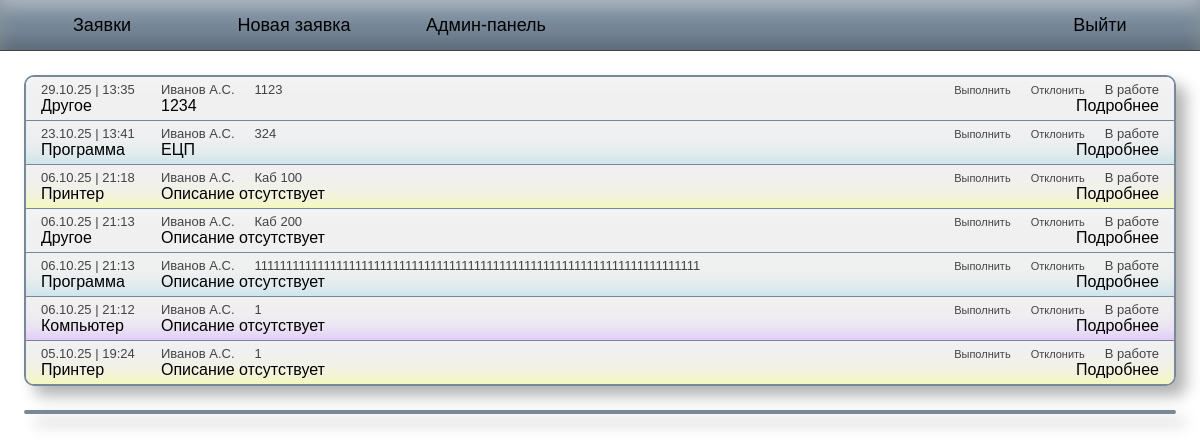
The app's page /board (signed in), older data.
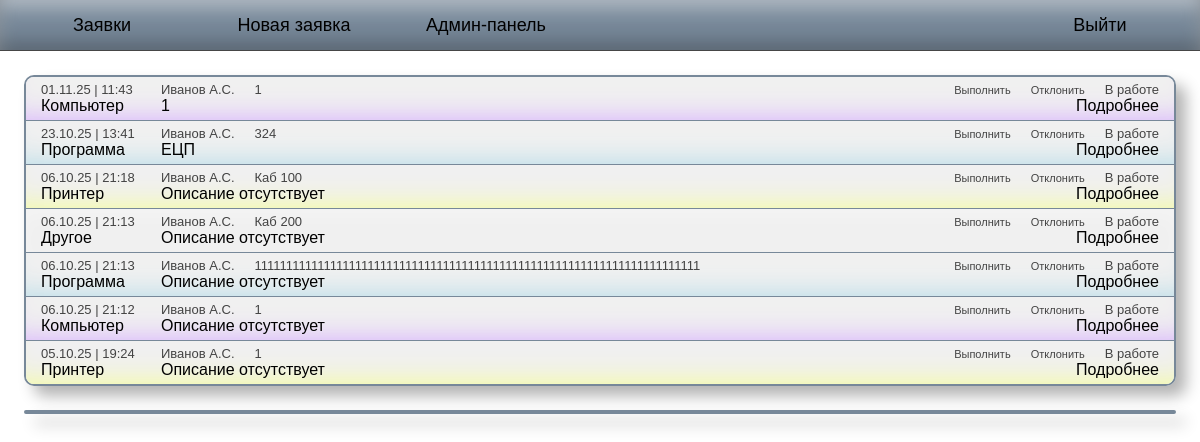
The same page, newer data.
### main/models.py (models this page shows, shortened)
class Request(models.Model):
    request_types = [
        ('PRINTER', 'Принтер'),
        ('SOFTWARE', 'Программа'),
        ('HARDWARE', 'Компьютер'),
        ('ETC', 'Другое'),
    ]
    status_choices = [
        ('WORKING', 'В работе'),
        ('COMPLETED', 'Выполнено'),
        ('REJECTED', 'Отклонено'),
    ]
    request_text = models.CharField(max_length=2048, null=True, blank=True,
                                    default='Описание отсутствует')
    place = models.CharField(max_length=128, null=False)
    request_date = models.DateTimeField(null=False)
    sender = models.ForeignKey(Worker, on_delete=models.CASCADE)
    category = models.CharField(choices=request_types)
    status = models.CharField(choices=status_choices, default='WORKING')

class Worker(models.Model):
    worker_roles = [
        ('admin', 'Администратор'),
        ('worker', 'Сотрудник'),
    ]
    user = models.OneToOneField(User, on_delete=models.CASCADE)
    role = models.CharField(choices=worker_roles, default='worker')
    full_name = models.CharField(max_length=255, null=False)

### main/views.py (the view)
# urls.py: path('board', board_view, name='board'),
@login_required(login_url='login')
def board_view(request):
    worker = Worker.objects.get(user=request.user)
    if worker.role == 'admin':
        requests = Request.objects.filter(status='WORKING')
    else:
        requests = Request.objects.filter(sender=worker, status='WORKING')
    requests = requests.order_by('-request_date')
    return render(request, 'requests.html', {
        'requests': requests,
    })

### templates/requests.html (shortened to what this page needs)
{% extends 'header.html' %}
{% load static %}
{% block styles %}
    <link href="{% static '/css/requests.css' %}" rel="stylesheet">
{% endblock styles %}
{% block body %}
<div class="requests-content">
    {% if not requests %}
    {% else %}
        <div class="requests-wrapper">
            {% for request in requests %}
                {% if request.category == 'PRINTER' %}
                <div class="request-wrapper printer" id="request-wrapper-{{ request.id }}">
                {% elif request.category == 'SOFTWARE' %}
                <div class="request-wrapper software" id="request-wrapper-{{ request.id }}">
                {% elif request.category == 'HARDWARE' %}
                <div class="request-wrapper hardware" id="request-wrapper-{{ request.id }}">
                {% elif request.category == 'ETC' %}
                <div class="request-wrapper etc" id="request-wrapper-{{ request.id }}">
                {% endif %}
                    <div class="request-header">
                        <span class="request-time">
            {{ request.request_date|date:"d.m.y" }} | {{ request.request_date|time:"H:i" }}
                        </span>
                        <span class="request-from">{{ request.sender.full_name }}</span>
                        <span class="request-place">{{ request.place }}</span>
                        {% if user.worker.role == 'admin' %}
                            <div class="complete-btn-wrapper">
                                <button class="complete-btn change-status-btn" id="complete-btn-{{ request.id }}">Выполнить</button>
                            </div>
                            <div class="reject-btn-wrapper">
                                <button class="reject-btn change-status-btn" id="reject-btn-{{ request.id }}">Отклонить</button>
                            </div>
                        {% elif request.sender == user.worker %}
                            <div class="reject-btn-wrapper">
                                <button class="reject-btn change-status-btn" id="reject-btn-{{ request.id }}">Отозвать</button>
                            </div>
                        {% endif %}
                        <div class="request-status">{{ request.get_status_display }}</div>
                    </div>
                    <div class="request-body">
                        <span class="request-category">{{ request.get_category_display }}</span>
                        <span class="request-text">{{ request.request_text|truncatechars:'100' }}</span>
                        <span class="request-details-btn" id="details-{{ request.id }}">Подробнее</span>
                    </div>
                </div>
            {% endfor %}
        </div>
    {%endif %}
    <div class="done-requests-wrapper" id="done-requests-wrapper"></div>
</div>
{% endblock %}

### templates/header.html (shortened to what this page needs)
<!doctype html>
<html lang="en">
<head>
    {% load static %}
    <link href="{% static '/css/header.css' %}" rel="stylesheet">
    {% block styles %}
    {% endblock styles %}
</head>
<body>
<nav class="menu-block">
    <div class="first-group">
        <div><a href="/board">Заявки</a></div>
        <div><a href="/board/new">Новая заявка</a></div>
        {% if  user.worker.role == 'admin' %}
            <div><a href="/admin">Админ-панель</a></div>
        {% endif %}
    </div>
    <div class="second-group">
        {% if user.is_authenticated %}
            <div class="logout"><a href="/logout">Выйти</a></div>
        {% else %}
            <div class="signup"><a href="/signup">Регистрация</a></div>
            <div class="login"><a href="/login">Вход</a></div>
        {% endif %}
    </div>
</nav>
<div class="content">
    {% block body %}
    {% endblock body %}
</div>
</body>
</html>

### static/css/header.css (style rules this page uses)
body { background: white; margin: 0; font-family: Calibri, sans-serif; }

Row changes from the older to the newer data that the page shows:
no longer on this page (row edited): Request: request_date "29.10.25", request_date "13:35", sender.full_name "Иванов А.С.", place "1123", status "В работе", category "Другое", request_text "1234"
added Request: request_date "01.11.25", request_date "11:43", sender.full_name "Иванов А.С.", place "1", status "В работе", category "Компьютер", request_text "1"
